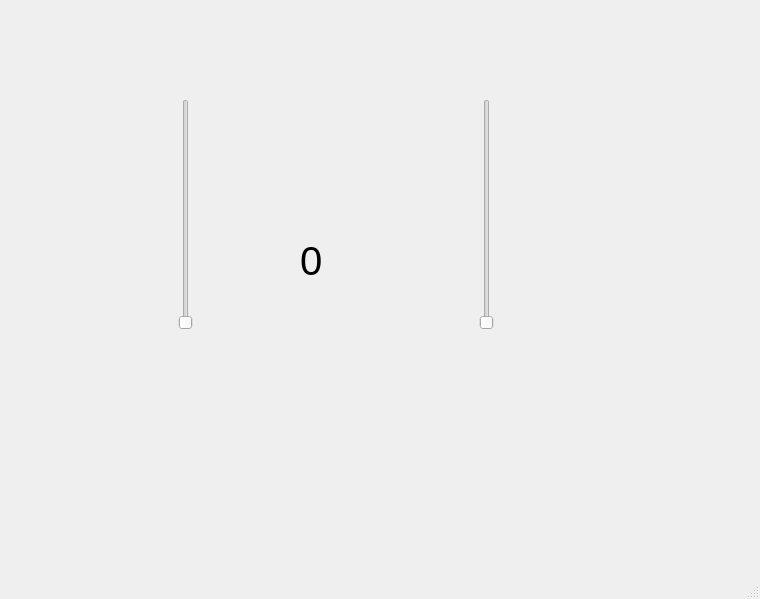
<?xml version="1.0" encoding="UTF-8"?>
<ui version="4.0">
 <class>MainWindow</class>
 <widget class="QMainWindow" name="MainWindow">
  <property name="geometry">
   <rect>
    <x>0</x>
    <y>0</y>
    <width>760</width>
    <height>599</height>
   </rect>
  </property>
  <property name="windowTitle">
   <string>MainWindow</string>
  </property>
  <widget class="QWidget" name="centralwidget">
   <widget class="QSlider" name="Slider1">
    <property name="geometry">
     <rect>
      <x>160</x>
      <y>99</y>
      <width>51</width>
      <height>231</height>
     </rect>
    </property>
    <property name="minimum">
     <number>1</number>
    </property>
    <property name="maximum">
     <number>50</number>
    </property>
    <property name="orientation">
     <enum>Qt::Vertical</enum>
    </property>
   </widget>
   <widget class="QSlider" name="Slider2">
    <property name="geometry">
     <rect>
      <x>461</x>
      <y>99</y>
      <width>51</width>
      <height>231</height>
     </rect>
    </property>
    <property name="minimum">
     <number>1</number>
    </property>
    <property name="maximum">
     <number>50</number>
    </property>
    <property name="orientation">
     <enum>Qt::Vertical</enum>
    </property>
   </widget>
   <widget class="QLabel" name="label">
    <property name="geometry">
     <rect>
      <x>300</x>
      <y>230</y>
      <width>81</width>
      <height>61</height>
     </rect>
    </property>
    <property name="font">
     <font>
      <pointsize>30</pointsize>
     </font>
    </property>
    <property name="text">
     <string>0</string>
    </property>
   </widget>
  </widget>
  <widget class="QMenuBar" name="menubar">
   <property name="geometry">
    <rect>
     <x>0</x>
     <y>0</y>
     <width>760</width>
     <height>21</height>
    </rect>
   </property>
  </widget>
  <widget class="QStatusBar" name="statusbar"/>
 </widget>
 <resources/>
 <connections/>
</ui>
